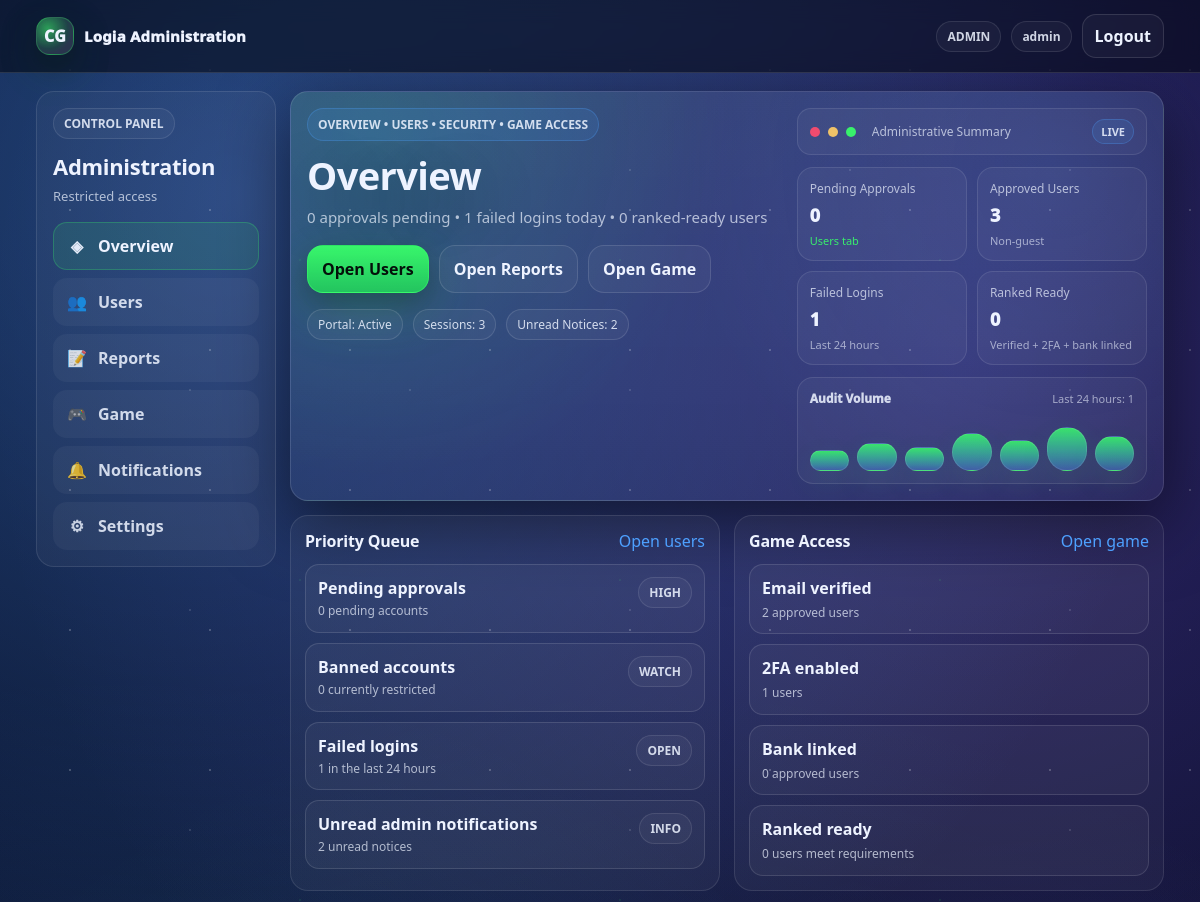
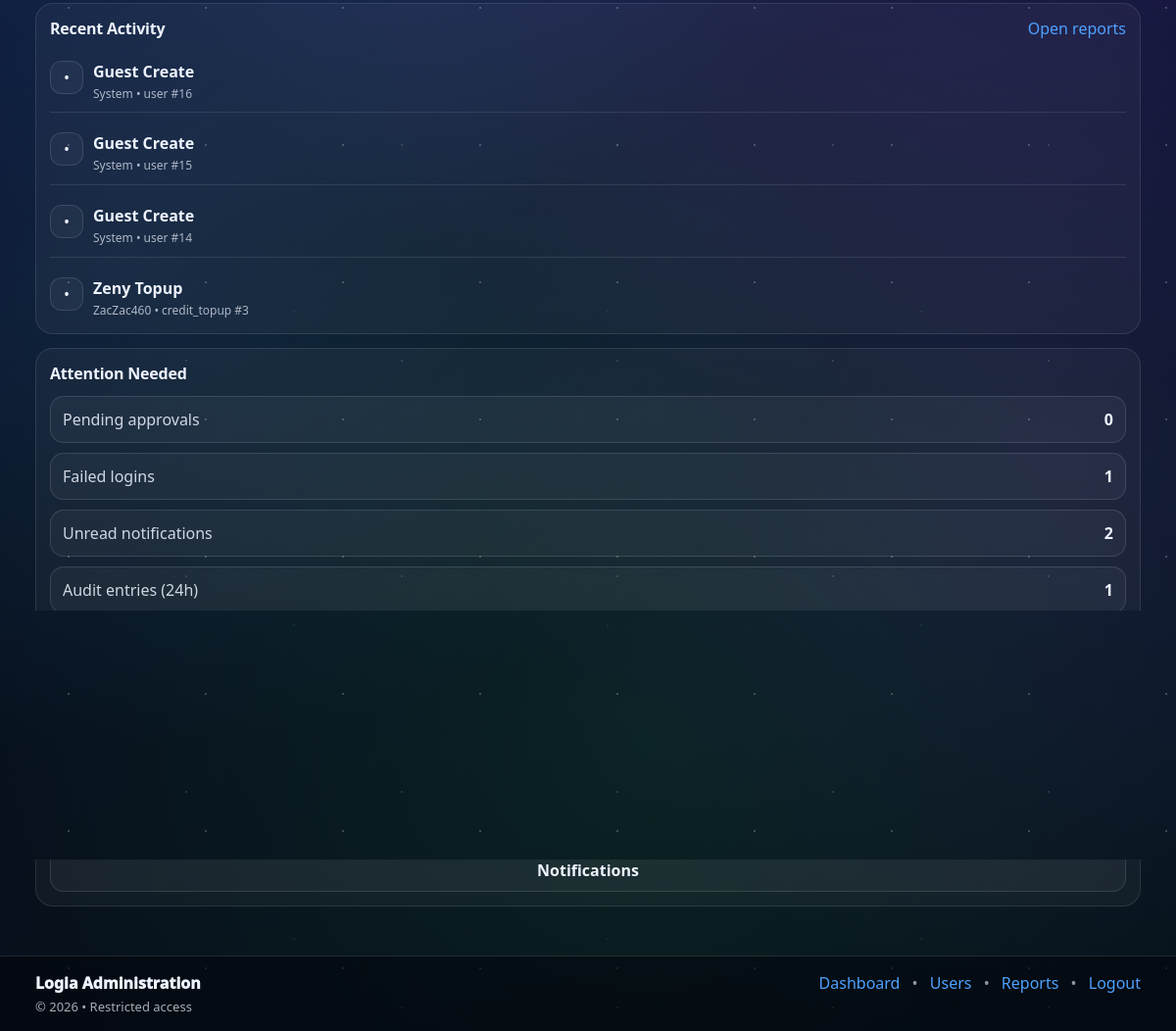
/admin/index.php (signed in), run on the app's committed database (2 pictures, top to bottom).
### tables this page shows
CREATE TABLE `users` (
  `id` bigint UNSIGNED NOT NULL,
  `username` varchar(32) NOT NULL,
  `email` varchar(255) NOT NULL,
  `password_hash` varchar(255) NOT NULL,
  `display_name` varchar(64) DEFAULT NULL,
  `email_verified_at` datetime DEFAULT NULL,
  `failed_login_attempts` int NOT NULL DEFAULT '0',
  `security_challenge_required` tinyint(1) NOT NULL DEFAULT '0',
  `last_failed_login_at` datetime DEFAULT NULL,
  `approval_status` enum('pending','approved','rejected') NOT NULL DEFAULT 'pending',
  `approved_by` bigint UNSIGNED DEFAULT NULL,
  `approved_at` datetime DEFAULT NULL,
  `rejected_reason` varchar(255) DEFAULT NULL,
  `is_active` tinyint(1) NOT NULL DEFAULT '1',
  `is_guest` tinyint(1) NOT NULL DEFAULT '0',
  `banned_until` datetime DEFAULT NULL,
  `bank_link_status` enum('none','pending','linked','failed') NOT NULL DEFAULT 'none',
  `bank_linked_at` datetime DEFAULT NULL,
  `appearance_mode` enum('default','dark','light') NOT NULL DEFAULT 'default',
  `last_login_at` datetime DEFAULT NULL,
  `created_at` datetime NOT NULL DEFAULT CURRENT_TIMESTAMP,
  `updated_at` datetime NOT NULL DEFAULT CURRENT_TIMESTAMP ON UPDATE CURRENT_TIMESTAMP,
  `level` int DEFAULT '1',
  `exp` int DEFAULT '0',
  `exp_to_next` int DEFAULT '100',
  `credits` int DEFAULT '0',
  `matches_played` int DEFAULT '0',
  `matches_won` int DEFAULT '0',
  `bio` text,
  `avatar_path` varchar(255) DEFAULT NULL,
  `favorite_deck` varchar(100) DEFAULT NULL,
  `tagline` varchar(120) DEFAULT NULL
);

CREATE TABLE `audit_logs` (
  `id` bigint UNSIGNED NOT NULL,
  `actor_user_id` bigint UNSIGNED DEFAULT NULL,
  `action` varchar(64) NOT NULL,
  `target_type` varchar(32) NOT NULL,
  `target_id` bigint UNSIGNED DEFAULT NULL,
  `metadata_json` json DEFAULT NULL,
  `ip_address` varbinary(16) DEFAULT NULL,
  `created_at` datetime NOT NULL DEFAULT CURRENT_TIMESTAMP
);

### admin/index.php (the view, shortened to what the rows shown need)
<?php
require_once __DIR__ . "/../includes/helpers.php";
require_once __DIR__ . "/../includes/auth.php";
$user = current_user();
$bp  = base_path();
$user = current_user();
$adminName = $user['username'] ?? $user['email'] ?? 'Administrator';
function recent_audit_rows(mysqli $mysqli, int $limit = 4): array {
  $sql = "
    SELECT
      a.action,
      a.target_type,
      a.target_id,
      a.created_at,
      u.username AS actor_name
    FROM audit_logs a
    LEFT JOIN users u ON u.id = a.actor_user_id
    ORDER BY a.created_at DESC
    LIMIT ?
  ";
  $stmt = $mysqli->prepare($sql);
  $stmt->bind_param("i", $limit);
  $stmt->execute();
  $res = $stmt->get_result();
  $rows = $res ? $res->fetch_all(MYSQLI_ASSOC) : [];
  return $rows;
}
function nice_action_label(?string $action): string {
  $action = strtoupper(trim((string)$action));
  return match ($action) {
    'ROLE_GRANT'        => 'Role granted',
    'ROLE_REVOKE'       => 'Role revoked',
    'LOGIN_SUCCESS'     => 'Login success',
    'LOGIN_FAILED'      => 'Login failed',
    'APPROVAL_APPROVE'  => 'User approved',
    'APPROVAL_REJECT'   => 'User rejected',
    'PENALTY_APPLY'     => 'Penalty applied',
    'PENALTY_REMOVE'    => 'Penalty removed',
    default             => ucwords(strtolower(str_replace('_', ' ', $action))),
  };
}
function nice_target_label(?string $targetType, $targetId): string {
  $targetType = trim((string)$targetType);
  return $targetType . ' #' . $targetId;
}
$recentAudit = recent_audit_rows($mysqli, 4);
?>
<!doctype html>
<html lang="en">
<head>
  <link rel="stylesheet" href="<?= h($bp) ?>/assets/style.css"/>
  <link rel="stylesheet" href="<?= h($bp) ?>/assets/hub.css"/>
</head>
<body class="hub adminhub">
  <header class="topnav">
    <div class="topnav__inner">
      <div class="navactions">
        <span class="pill">ADMIN</span>
        <span class="pill"><?= h($adminName) ?></span>
        <a class="btn btn-ghost" href="<?= h($bp) ?>/logout.php">Logout</a>
      </div>
    </div>
  </header>
  <main class="container">
    <section class="admin-shell">
      <aside class="admin-side card-soft">
        <div class="admin-side__head">
          <h2>Administration</h2>
        </div>
      </aside>
      <section class="admin-main">
        <article class="admin-hero card">
          <div class="admin-hero__copy">
            <h1>Overview</h1>
          </div>
        </article>
        <section class="admin-blocks">
          <article class="admin-panel card-soft">
            <div class="admin-panel__head">
              <h2>Priority Queue</h2>
            </div>
          </article>
          <article class="admin-panel card-soft">
            <div class="admin-panel__head">
              <h2>Game Access</h2>
            </div>
          </article>
        </section>
      </section>
      <aside class="admin-right">
        <article class="admin-panel card-soft">
          <div class="admin-panel__head">
            <h2>Recent Activity</h2>
          </div>
          <div class="activity-list">
            <?php if (!$recentAudit): ?>
              <div class="activity-item">
                <div class="activity-item__icon">•</div>
                <div>
                  <div class="activity-item__title">No recent audit activity</div>
                  <div class="activity-item__meta">New actions will appear here.</div>
                </div>
              </div>
            <?php else: ?>
              <?php foreach ($recentAudit as $row): ?>
                <div class="activity-item">
                  <div class="activity-item__icon">•</div>
                  <div>
                    <div class="activity-item__title">
                      <?= h(nice_action_label($row['action'] ?? '')) ?>
                    </div>
                    <div class="activity-item__meta">
                      <?= h(($row['actor_name'] ?: 'System') . ' • ' . nice_target_label($row['target_type'] ?? '', $row['target_id'] ?? null)) ?>
                    </div>
                  </div>
                </div>
              <?php endforeach; ?>
            <?php endif; ?>
          </div>
        </article>
        <article class="admin-panel card-soft">
          <div class="admin-panel__head">
            <h2>Attention Needed</h2>
          </div>
        </article>
        <article class="admin-panel card-soft">
          <div class="admin-panel__head">
            <h2>Quick Actions</h2>
          </div>
        </article>
      </aside>
    </section>
  </main>
</body>
</html>

### data on the page
users: username "admin"
audit_logs: action "Guest Create", target_id "System • user #16"
audit_logs: action "Guest Create", target_id "System • user #15"
audit_logs: action "Guest Create", target_id "System • user #14"
audit_logs: action "Zeny Topup", actor_user+target_type+target "ZacZac460 • credit_topup #3"

### other printed values
$pendingApprovals "0"
$failedLogins24h "1"
$rankedReadyUsers "0"
$activeSessions "3"
$unreadAdminNotifications "2"
$approvedUsers "3"
$audit24h "1"
$bannedUsers "0"
$emailVerifiedUsers "2"
$twoFactorEnabled "1"
$bankLinkedUsers "0"
